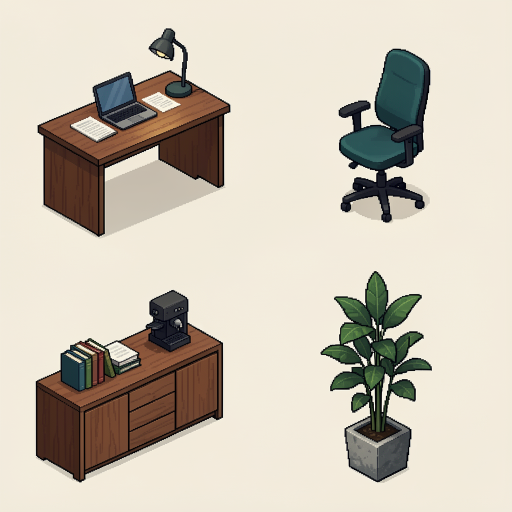
#> input picture materials/furniture.png, 1024 x 1024 px, found by its file name (shown at 1/2 size); its folder holds 8 pictures in this run
$ python prepare-art.py
#> lines starting #> are read from the running program, lines starting #| are printed output that depends on the picture; after the words box and inside, x2 and y2 are one past the last pixel; in counts of white or black regions, pixels touching at a corner belong together
from PIL import Image,ImageFilter
import numpy as np, json, hashlib
from pathlib import Path
from collections import deque
root=Path('materials');out=Path('public/art');out.mkdir(exist_ok=True)
def cut(im):
 im=im.convert('RGBA');a=np.array(im);rgb=a[:,:,:3].astype(int);bg=(rgb.min(2)>165)&((rgb.max(2)-rgb.min(2))<65);h,w=bg.shape;visited=np.zeros((h,w),bool);q=deque()
 for x in range(w):
  for y in [0,h-1]:
   if bg[y,x]:q.append((x,y));visited[y,x]=True
 for y in range(h):
  for x in [0,w-1]:
   if bg[y,x]:q.append((x,y));visited[y,x]=True
 while q:
  x,y=q.popleft()
  for nx,ny in [(x-1,y),(x+1,y),(x,y-1),(x,y+1)]:
   if 0<=nx<w and 0<=ny<h and bg[ny,nx] and not visited[ny,nx]:visited[ny,nx]=True;q.append((nx,ny))
 a[visited,3]=0;im=Image.fromarray(a);im.putalpha(im.getchannel('A').filter(ImageFilter.MinFilter(3)));box=im.getbbox();return im.crop(box) if box else im
for id,n in [('furniture',2)]:
 im=Image.open(root/f'{id}.png');w,h=im.size
#> further down, im is the input picture: PIL image 1024x1024 RGB; mean R, G, B 203.1, 195.1, 180.9
#> after `w, h = im.size`: w = 1024; h = 1024
 for i in range(n*n):
  tile=im.crop((i%n*w//n+8,i//n*h//n+8,(i%n+1)*w//n-8,(i//n+1)*h//n-8));tile=cut(tile);tile.save(out/f'{id}-{i}.png')
#> this loop made 4 passes
#> box in cut on passes 1 to 4: (68, 50, 452, 465), (158, 90, 340, 436), (64, 61, 437, 444), (122, 23, 343, 443)
#> pass 1, in cut, `bg = (rgb.min(2) > 165) & (rgb.max(2) - rgb.min(2) < 65)`:
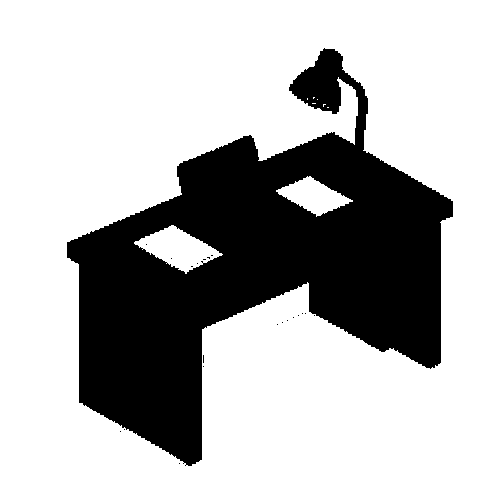
#> bg: shape (496, 496) bool; 71.7% white; 21 black regions (20 under 20 px), largest, box (x1, y1, x2, y2) and area: (67, 48, 453, 466) 69530
#> after the loop:
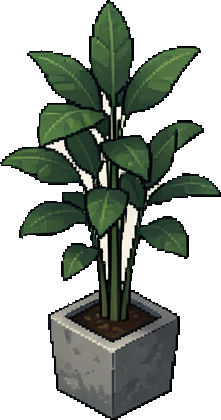
#> tile: PIL image 221x420 RGBA; mean R, G, B, A 154.3, 158, 142.4, 119.2; transparent parts drawn white
im=Image.open(root/'floor.png');w,h=im.size
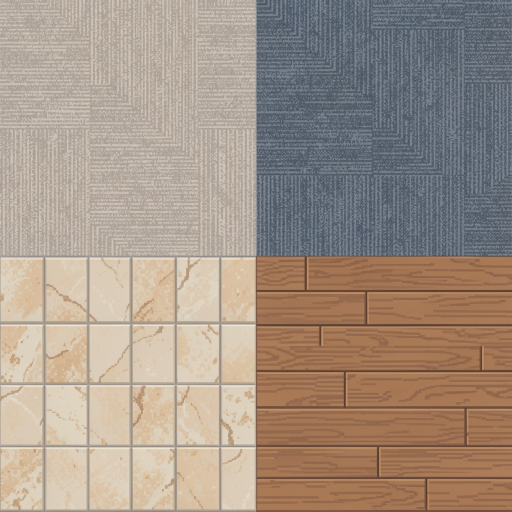
#> input picture materials/floor.png, 1024 x 1024 px, found by its file name (shown at 1/2 size)
#> further down, im is the input picture: PIL image 1024x1024 RGB; mean R, G, B 162.8, 147.1, 133.8
for i in range(4):im.crop((i%2*w//2+10,i//2*h//2+10,(i%2+1)*w//2-10,(i//2+1)*h//2-10)).save(out/f'floor-{i}.png')
#> this loop made 4 passes
#> pass 1, `for i in range(4):im.crop((i%2*w//2+10,i//2*h//2+10,(i%2+1)*w//2-10,(i..`:
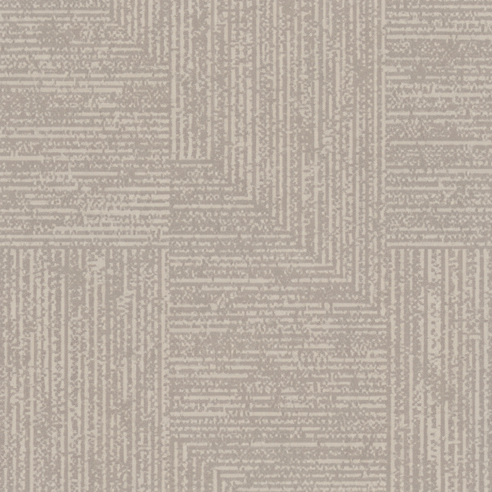
#> saved as floor-0.png: PIL image 492x492 RGB; mean R, G, B 185.1, 174.2, 163
Image.open(root/'wall.png').save(out/'wall.png')
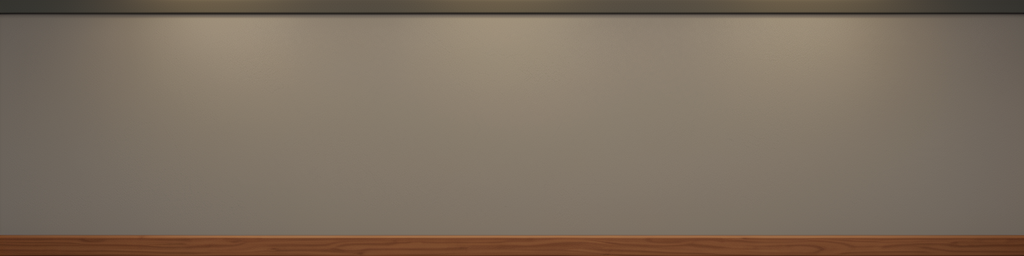
#> input picture materials/wall.png, 1024 x 256 px, found by its file name
atlas=Image.new('RGBA',(768,1024));frames=[]
#> after `atlas = Image.new('RGBA', (768, 1024))`: atlas: PIL image 768x1024 RGBA; every value is 0
for row,id in enumerate(['hero-front-v3','hero-side-v3','hero-side-v3','hero-back-v3']):
 im=Image.open(root/f'{id}.png');w,h=im.size
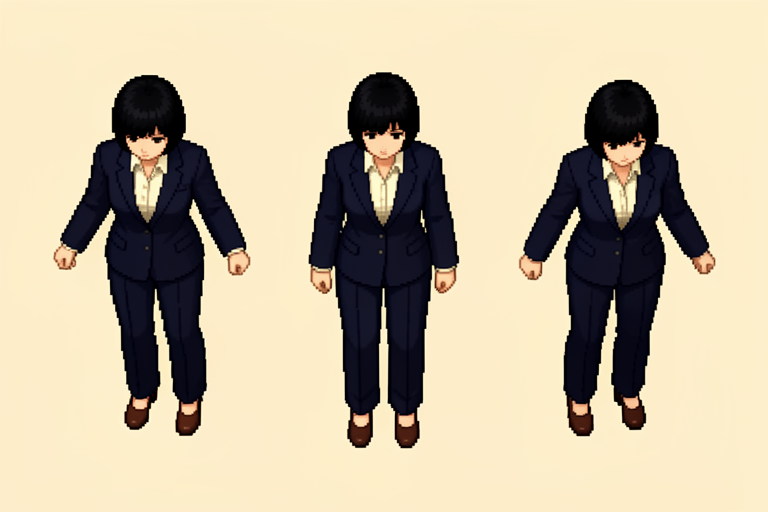
#> input picture materials/hero-front-v3.png, 768 x 512 px, found by its file name
#> further down, im is the input picture: PIL image 768x512 RGB; mean R, G, B 197.8, 185.1, 159.7
#> after `w, h = im.size`: w = 768; h = 512
 for col in range(3):
  sid='hero-side-stand' if row in [1,2] and col==1 else id
  source=Image.open(root/f'{sid}.png');sw,sh=source.size
#> after `sw, sh = source.size`: sw = 768; sh = 512
  rect=[0,0,sw,sh] if sid=='hero-side-stand' else [col*sw//3+4,4,(col+1)*sw//3-4,sh-4]
#> rect = [4, 4, 252, 508]
  raw=source.crop(rect);meta=json.loads((root/f'{sid}.json').read_text());tile=cut(raw)
#> after `raw = source.crop(rect)`:
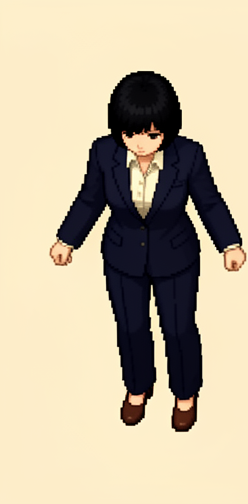
#> raw: PIL image 248x504 RGB; mean R, G, B 195.6, 183.1, 158.1
#> (the run stopped early here; a loop or call above may not have finished)
